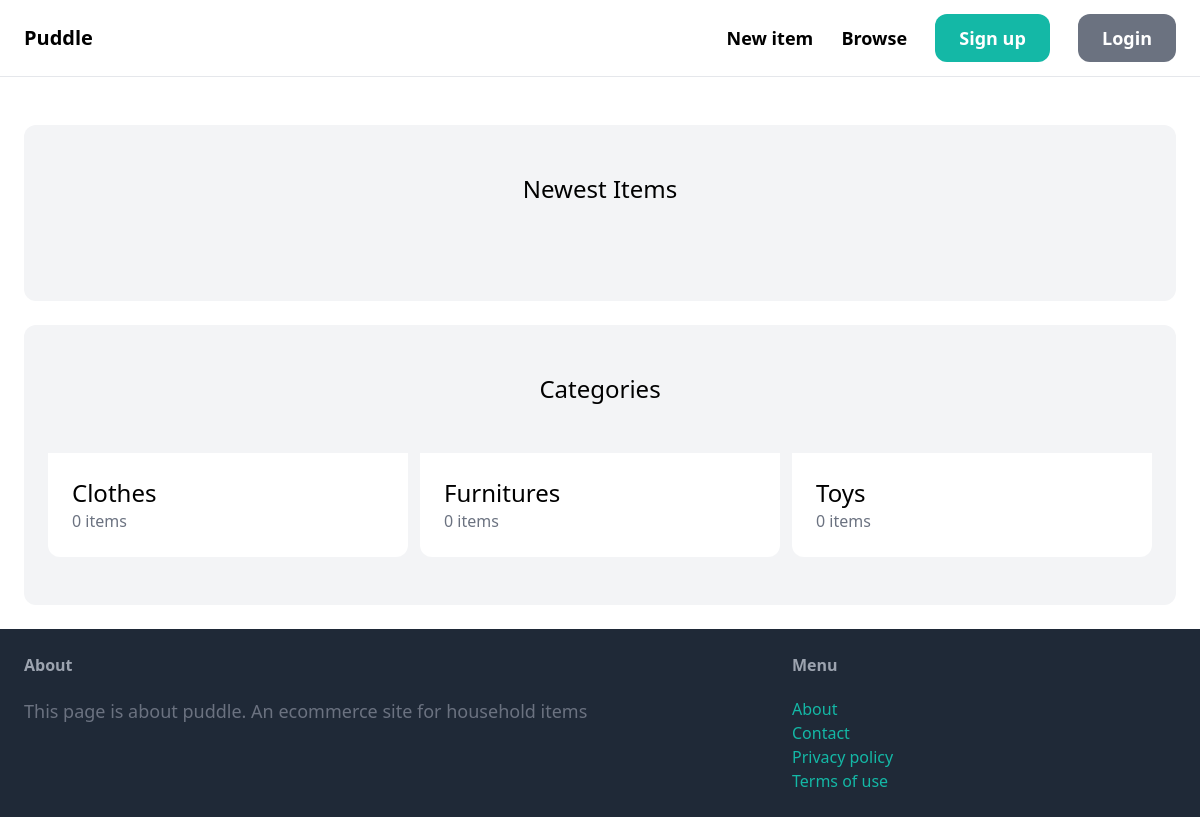
The app's page /, older data.
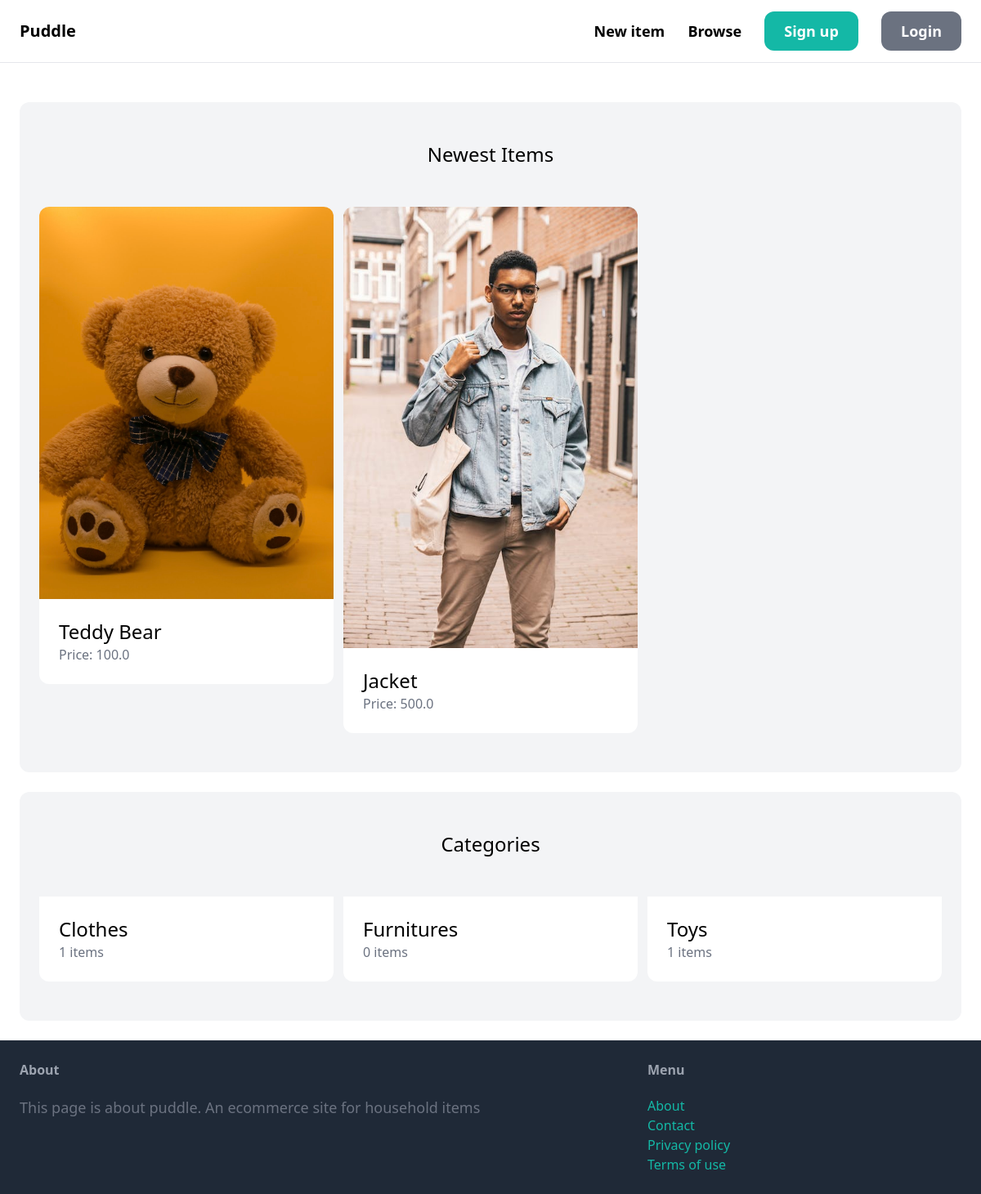
The same page, newer data.
### item/models.py (models this page shows, shortened)
class Category(models.Model):
    name = models.CharField(max_length=255)
    class Meta:
        ordering = ('name',)
        verbose_name_plural = 'Categories'

class Item(models.Model):
    category = models.ForeignKey(Category, related_name='items', on_delete=models.CASCADE)
    name = models.CharField(max_length=255)
    description = models.TextField(blank=True, null=True)
    price = models.FloatField()
    image = models.ImageField(upload_to='item_images',blank = True, null=True)
    is_sold = models.BooleanField(default=False)
    created_by = models.ForeignKey(User, related_name='items', on_delete=models.CASCADE)
    created_at = models.DateTimeField(auto_now_add=True)

### core/views.py (the view)
# urls.py: path("", index, name='index'),
def index(request):
    items = Item.objects.filter(is_sold=False)[0:6]
    categories = Category.objects.all()
    return render(request, 'core/index.html' , {
        'categories': categories,
        'items': items,
    })

### core/templates/core/index.html (shortened to what this page needs)
{% extends 'core/base.html' %}
{%block content%}
    <div class="mt-6 px-6 py-12 bg-gray-100 rounded-xl">
        <h2 class = 'mb-12 text-2xl text-center'>Newest Items</h2>
        <div class="grid grid-cols-3 gap-3">
            {% for item in items %}
                <div>
                    <a href="{% url 'item:detail' item.id %}">
                        <div>
                            <img src="{{ item.image.url }}" class ='rounded-t-xl'>
                        </div>
                        <div class ='p-6 bg-white rounded-b-xl'>
                            <h2 class="text-2xl">{{ item.name }}</h2>
                            <p class="text-gray-500">Price: {{ item.price }}</p>
                        </div>
                    </a>
                </div>
            {% endfor %}
        </div>
    </div>
    <div class="mt-6 px-6 py-12 bg-gray-100 rounded-xl">
        <h2 class = 'mb-12 text-2xl text-center'>Categories</h2>
        <div class="grid grid-cols-3 gap-3">
            {% for category in categories %}
            <div>
                <a href="#">
                    <div class ='p-6 bg-white rounded-b-xl'>
                        <h2 class="text-2xl">{{ category.name }}</h2>
                        <p class="text-gray-500">{{ category.items.count }} items</p>
                    </div>
                </a>
            </div>
            {% endfor %}
        </div>
    </div>
{% endblock %}

### core/templates/core/base.html (shortened to what this page needs)
<!DOCTYPE html>
<html lang="en">
<head>
    <script src='https://cdn.tailwindcss.com'></script>
</head>
<body>
    <nav class = "py-6 px-6 flex justify-between items-center border-b border-gray-200">
        <a href="/" class = 'text-xl font-semibold'>Puddle</a>
        <div class ="space-x-6">
            <a href="#" class='text-lg font-semibold hover:text-gray-500'>New item</a>
            <a href="#" class='text-lg font-semibold hover:text-gray-500'>Browse</a>
            <a href="'#" class="px-6 py-3 text-lg font-semibold bg-teal-500 text-white rounded-xl hover:bg-teal-700">Sign up</a>
            <a href="'#" class="px-6 py-3 text-lg font-semibold bg-gray-500 text-white rounded-xl hover:bg-gray-700">Login</a>
        </div>
    </nav>
    <div class = 'px-6 py-6'>
        {% block content %}
        {% endblock %}
    </div>
    <footer class = "py-6 px-6 flex justify-between bg-gray-800">
        <div class = "w-2/3 pr-10">
            <h3 class = "mb-5 font-semibold text-gray-400">About</h3>
            <p class = 'text-lg text-gray-500'> This page is about puddle. An ecommerce site for household items</p>
        </div>
        <div class = 'w-1/3'>
            <h3 class = "mb-5 font-semibold text-gray-400">Menu</h3>
            <ul class="'space-y-2">
                <li><a href='#' class="'text-lg text-teal-500 hover:text-teal-700">About</a> </li>
                <li><a href="{% url 'contact' %}" class="'text-lg text-teal-500 hover:text-teal-700">Contact</a> </li>
                <li><a href='#' class="'text-lg text-teal-500 hover:text-teal-700">Privacy policy</a> </li>
                <li><a href='#' class="'text-lg text-teal-500 hover:text-teal-700">Terms of use</a> </li>
            </ul>
        </div>
    </footer>
</body>
</html>

Row changes from the older to the newer data that the page shows:
added Item: image (picture), name "Teddy Bear", price "100.0"
added Item: image (picture), name "Jacket", price "500.0"
computed for Category "Clothes": items.count "0" → "1"
computed for Category "Toys": items.count "0" → "1"
